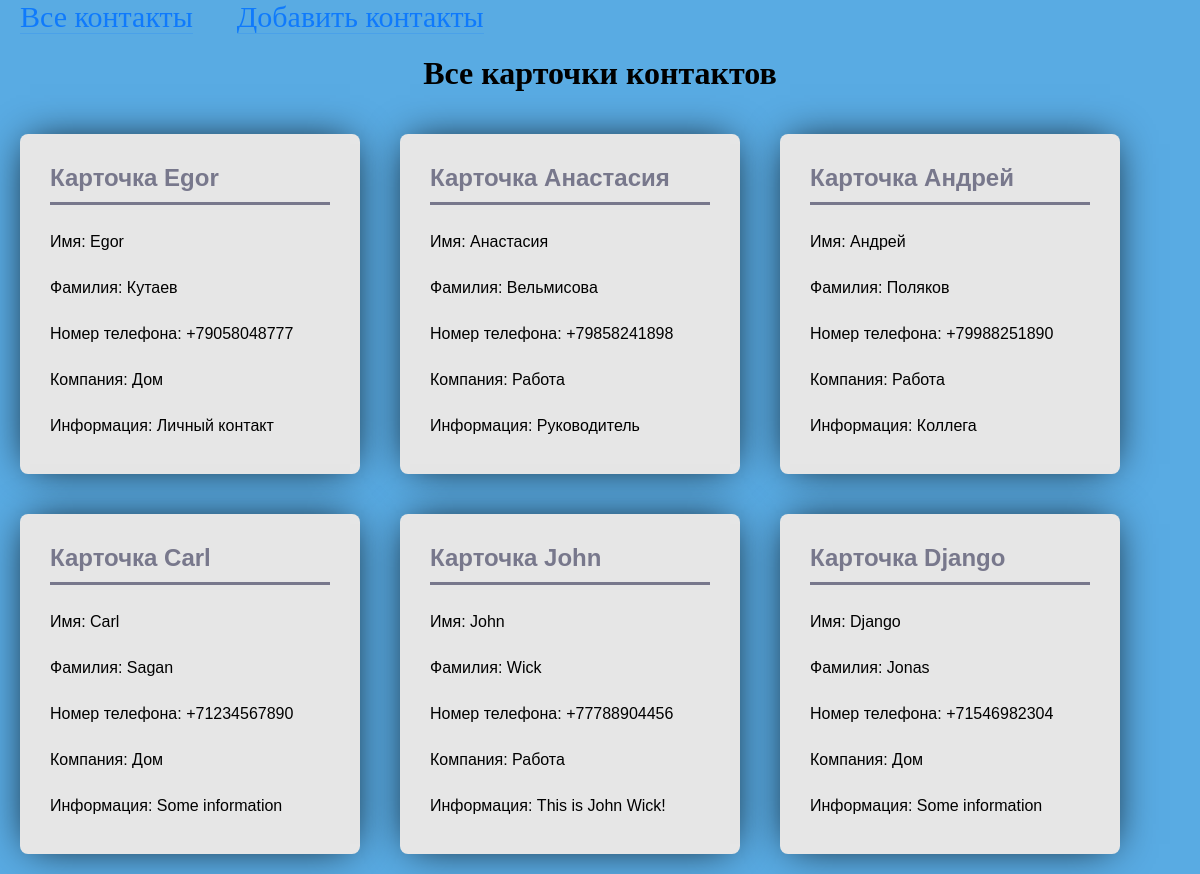
The page / on the database its author committed.
### form/models.py (models this page shows, shortened)
class Contacts(models.Model):
    first_name = models.CharField(max_length=50, verbose_name="Имя")
    last_name = models.CharField(max_length=50, verbose_name="Фамилия")
    phone_number_regex = RegexValidator(regex=r"^\+?1?\d{8,15}$")
    phone_number = models.CharField(
        validators=[phone_number_regex], max_length=16, unique=True
    )
    company = models.ForeignKey(
        "Company", verbose_name=("Компания"), on_delete=models.PROTECT
    )
    info = models.CharField(max_length=100, verbose_name="Информация")
    class Meta:
        verbose_name = "Контакты"
        verbose_name_plural = "Контакты"

class Company(models.Model):
    company = models.CharField(max_length=50, verbose_name="Компания")
    def __str__(self):
        return self.company
    class Meta:
        verbose_name = "Компания"
        verbose_name_plural = "Компании"

### form/views.py (the view)
# urls.py: path("", all_contacts, name="all_contacts"),
def all_contacts(request):
    contacts = Contacts.objects.all()
    return render(request, "form/contacts.html", {"contacts": contacts})

### form/templates/form/contacts.html
{% extends "base.html" %}
{% block body %}
    <h1>Все карточки контактов</h1>
    {% for item in contacts %}
        <div class="contact_card">
            <h2>Карточка {{item.first_name}}</h2>
            <p class="first_name">Имя: {{item.first_name}}</p>
            <p class="last_name">Фамилия: {{item.last_name}}</p>
            <p class="phone_number">Номер телефона: {{item.phone_number}}</p>
            <p class="company_name">Компания: {{item.company}}</p>
            <p class="some_information">Информация: {{item.info}}</p>
        </div>
    {% endfor %}
{% endblock %}

### templates/base.html (shortened to what this page needs)
{% load static %}
<!DOCTYPE html>
<html lang="en">
<head>
    <link rel="stylesheet" href="{% static 'form/style.css' %}">
</head>
<body>
    {% include "form/_nav.html" %}
    {% block body %}
    {% endblock%}
</body>
</html>

### form/templates/form/_nav.html
<nav class="menu">
    <a href="{% url 'all_contacts' %}">Все контакты</a>
    <a href="{% url 'add_new_contact' %}">Добавить контакты</a>
</nav>

### form/static/form/style.css (style rules this page uses)
body { background: #59ABE3; margin: 0 }
.contact_card { display: flexbox; flex-direction: row; margin: 10px 0 0 10px; float:left; margin: 0 15px 15px 0; padding: 10px; }
.base_form, .contact_card { width: 340px; height: 340px; margin: 20px; background: #e6e6e6; border-radius: 8px; box-shadow: 0 0 40px -10px #000; padding: 20px 30px; max-width: calc(100vw - 40px); box-sizing: border-box; font-family: 'Montserrat', sans-serif; }
.base_form, .contact_card , a { margin: 20px; }
h1 { text-align: center; font-family: Calibri; }
h2 { margin: 10px 0; padding-bottom: 10px; width: 280px; color: #78788c; border-bottom: 3px solid #78788c }
p:before { content: attr(type); display: block; margin: 28px 0 0; font-size: 14px; color: #5a5a5a; }
a { text-decoration: none; font-size: 30px; color: #0f7afc; border-bottom: 1px solid; border-bottom-color: rgba(15, 122, 252, 0.2); }

### rows shown on the page
Contacts: first_name "Egor", last_name "Кутаев", phone_number "+79058048777", company "Дом", info "Личный контакт"
Contacts: first_name "Анастасия", last_name "Вельмисова", phone_number "+79858241898", company "Работа", info "Руководитель"
Contacts: first_name "Андрей", last_name "Поляков", phone_number "+79988251890", company "Работа", info "Коллега"
Contacts: first_name "Carl", last_name "Sagan", phone_number "+71234567890", company "Дом", info "Some information"
Contacts: first_name "John", last_name "Wick", phone_number "+77788904456", company "Работа", info "This is John Wick!"
Contacts: first_name "Django", last_name "Jonas", phone_number "+71546982304", company "Дом", info "Some information"
